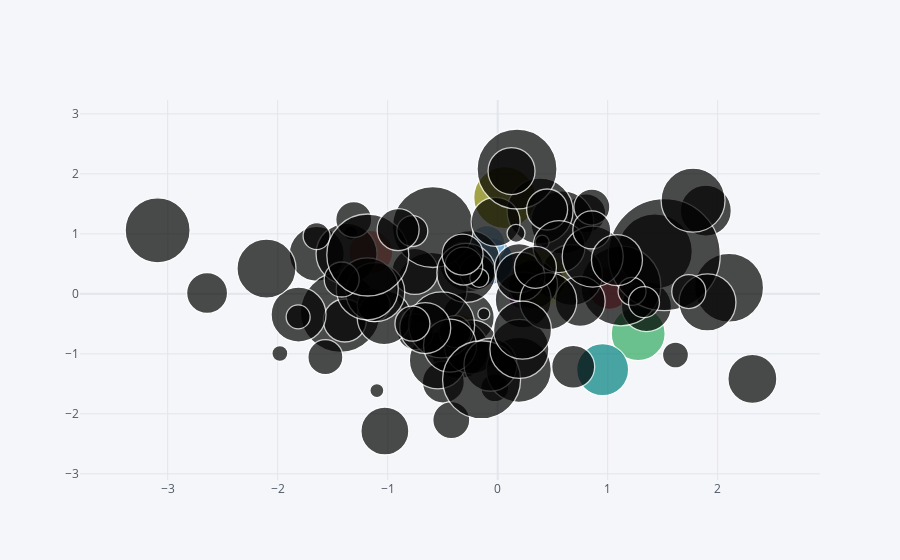

Notebook code for this chart:
### Markdown cell above
### Bubble plot

### Code cell
df1.iplot(kind='bubble', x='A', y='B', size='C')
